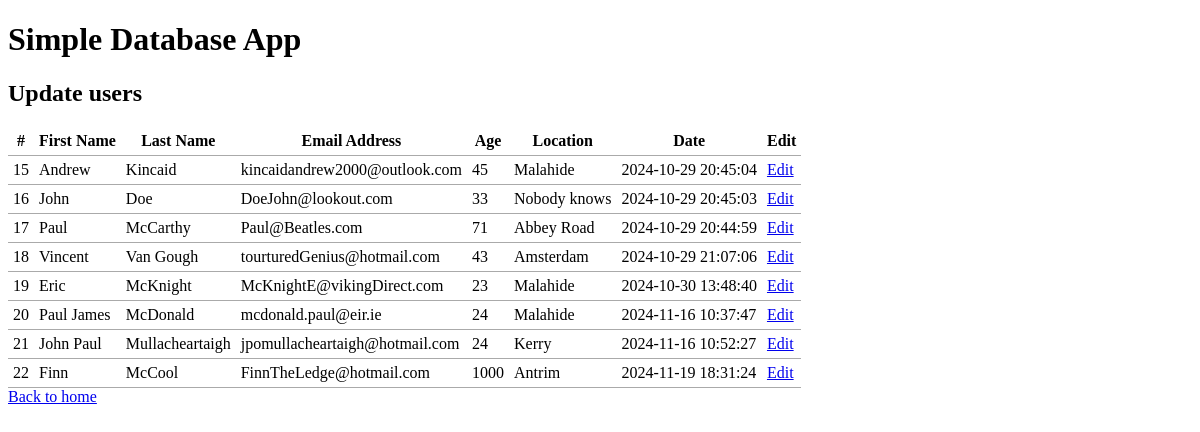
/update.php, run on the app's committed database.
### tables this page shows
CREATE TABLE IF NOT EXISTS `users` (
  `id` int unsigned NOT NULL AUTO_INCREMENT,
  `firstname` varchar(30) NOT NULL,
  `lastname` varchar(30) NOT NULL,
  `email` varchar(50) NOT NULL,
  `age` int DEFAULT NULL,
  `location` varchar(50) DEFAULT NULL,
  `date` timestamp NULL DEFAULT CURRENT_TIMESTAMP,
  PRIMARY KEY (`id`)
);

### common.php (called while the page is built)
<?php
    function escape($data) {
        $data = htmlspecialchars($data, ENT_QUOTES | ENT_SUBSTITUTE, "UTF-8");
        $data = trim($data);
        $data = stripslashes($data);
        return ($data);
    }

### public/update.php (the view)
<?php
    try {
        require "../common.php";
        require_once '../src/DBconnect.php';
        $sql = "SELECT * FROM users";
        $statement = $connection->prepare($sql);
        $statement->execute();
        $result = $statement->fetchAll();
    } catch(PDOException $error) {
        echo $sql . "<br>" . $error->getMessage();
    }
?>
<?php require "templates/header.php"; ?>
<h2>Update users</h2>
<table>
    <thead>
        <tr>
            <th>#</th>
            <th>First Name</th>
            <th>Last Name</th>
            <th>Email Address</th>
            <th>Age</th>
            <th>Location</th>
            <th>Date</th>
            <th>Edit</th>
        </tr>
    </thead>
    <tbody>
    <?php foreach ($result as $row) : ?>
        <tr>
            <td><?php echo escape($row["id"]); ?></td>
            <td><?php echo escape($row["firstname"]); ?></td>
            <td><?php echo escape($row["lastname"]); ?></td>
            <td><?php echo escape($row["email"]); ?></td>
            <td><?php echo escape($row["age"]); ?></td>
            <td><?php echo escape($row["location"]); ?></td>
            <td><?php echo escape($row["date"]); ?> </td>
            <td><a href="update-single.php?id=<?php echo escape($row["id"]);?>">Edit</a></td>
        </tr>
    <?php endforeach; ?>
    </tbody>
</table>
<a href="index.php">Back to home</a>

### public/templates/header.php (shortened to what this page needs)
<!DOCTYPE html>
    <html lang="en">
    <head>
        <link rel="stylesheet" href="css/style.css" />
    </head>
    <body>
        <h1>Simple Database App</h1>

### public/css/style.css (style rules this page uses)
table { border-collapse: collapse; border-spacing: 0; }
td, th { padding: 5px; border-bottom: 1px solid #aaa; }

### data on the page
users: id "15", firstname "Andrew", lastname "Kincaid", email "kincaidandrew2000@outlook.com", age "45", location "Malahide", date "2024-10-29 20:45:04"
users: id "16", firstname "John", lastname "Doe", email "DoeJohn@lookout.com", age "33", location "Nobody knows", date "2024-10-29 20:45:03"
users: id "17", firstname "Paul", lastname "McCarthy", email "Paul@Beatles.com", age "71", location "Abbey Road", date "2024-10-29 20:44:59"
users: id "18", firstname "Vincent", lastname "Van Gough", email "tourturedGenius@hotmail.com", age "43", location "Amsterdam", date "2024-10-29 21:07:06"
users: id "19", firstname "Eric", lastname "McKnight", email "McKnightE@vikingDirect.com", age "23", location "Malahide", date "2024-10-30 13:48:40"
users: id "20", firstname "Paul James", lastname "McDonald", email "mcdonald.paul@eir.ie", age "24", location "Malahide", date "2024-11-16 10:37:47"
users: id "21", firstname "John Paul", lastname "Mullacheartaigh", email "jpomullacheartaigh@hotmail.com", age "24", location "Kerry", date "2024-11-16 10:52:27"
users: id "22", firstname "Finn", lastname "McCool", email "FinnTheLedge@hotmail.com", age "1000", location "Antrim", date "2024-11-19 18:31:24"
